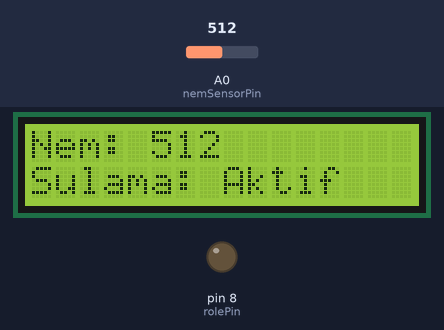
Bench run of a sketch on a simulated Arduino Uno, built with avr-gcc and run on an emulated ATmega328P. Parts: 16×2 character LCD, output pins drawn as LEDs (lit = HIGH). The test bench sets the inputs (shaded band); at power-on: A0 (nemSensorPin) = 512. What the sketch prints to the serial monitor is not drawn.

Above: at 1.7 s.
1.8 s: A0 (nemSensorPin) set to 891
At 3.4 s:
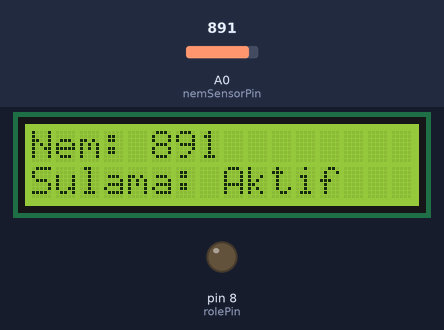
4.5 s: A0 (nemSensorPin) set to 913
At 5.9 s:
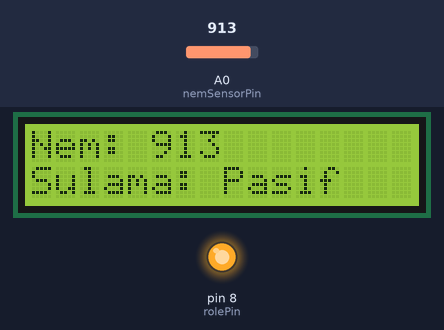
7.2 s: A0 (nemSensorPin) set to 900
At 9.6 s:
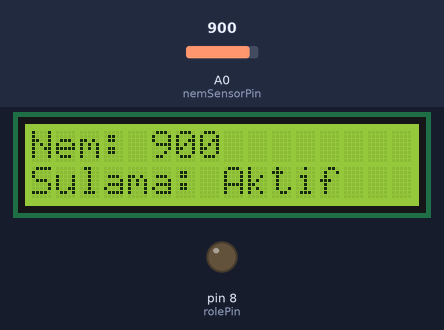
Timing chart, 0 to 11.1 s (numbered marks = the images above; inputs shaded):
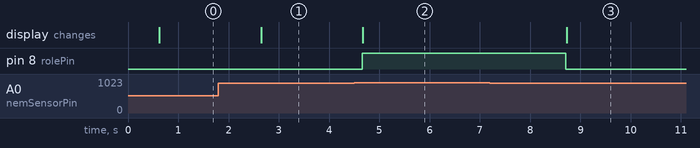

Measured:
- the behaviour switches between 905 and 906 on A0 (nemSensorPin) (found by bisection; images 1 and 2)
- after the input at 1.8 s, the display: changes after 0.85 s (image 1)
- after the input at 4.5 s, pin 8 (rolePin): LOW → HIGH after 0.16 s; the display: changes after 0.17 s (image 2)
- after the input at 7.2 s, pin 8 (rolePin): HIGH → LOW after 1.5 s; the display: changes after 1.5 s (image 3)

The sketch:

sketch_apr11a.ino
```cpp
//gerekli kütüphane tanımlamaları (ekran kütüphaneleri tanımları)
#include <Wire.h>
#include <LiquidCrystal_I2C.h>

// LCD ekran tanımı
LiquidCrystal_I2C lcd(0x27, 16, 2);

// Pin tanımları
const int nemSensorPin = A0; //nem sensörü pini
const int rolePin = 8;  //role pini

//nem sensörü değerleri
int nemDegeri = 0;  //nem sensöründen gelen değerin tutuldıuğu değişken
int nemEsik = 905;  //eşik değer tanımlaması bu değer altı motor çalışmaya başlar

void setup() {
  Serial.begin(9600); //pc üzerinde uygulamadan seri haberleşme başlatılır

  lcd.init();  //lcd ekran başlatılır
  lcd.backlight(); // arka ışık açılır
  lcd.setCursor(0,  0);  //lcd ekran 1, sütun tanımı
  lcd.print(" Sulama Sistemi"); //1. sutunda yazan yazı
  lcd.setCursor(0, 1);  //lcd ekran 2. sütun tanımı
  lcd.print(" Baslatiliyor..."); //2. sütunda yazan yazı

  delay(500); //0,5sn ekranda bu yazı gözükçek
  lcd.clear(); //ekranı temizleme işlemi bu kod ile sağlanıyor

  pinMode(rolePin, OUTPUT);   //rölepinini çıkış pini olarak tanımlar
  digitalWrite(rolePin, LOW); // Röleyi başlangıçta kapalı tutmak için low seçiyoruz

}

void loop() {
  nemDegeri = analogRead(nemSensorPin); //nemdeğerinin burda analog olarak okunması sağlanır.A0 pininden değer okunur
  Serial.print("Nem Degeri: "); //değer serial monitöre yazdırılır
  Serial.println(nemDegeri); //

  lcd.setCursor(0, 0); //lcd ekrandaki ilk sütun
  lcd.print("Nem: ");
  lcd.print(nemDegeri); // yukarı ve aşağıdaki kodlar ile nem değeri gözükmesi burda sağlanır.
  lcd.print("   ");

  if (nemDegeri > nemEsik) { //eğer toprak kuru ise (eşik değer üstünde ise)

    digitalWrite(rolePin, HIGH); //roleye bu kod ile sinyal gönderilir röle motoru çalıştıran kod budur
    lcd.setCursor(0, 1);
    lcd.print("Sulama: Pasif ");   //yukarıdaki kod ile de lcd ekranın 2. sütununda bu yazı yazar
  } else {  // toprak yaş ise (eşik değer altında ise )

    digitalWrite(rolePin, LOW); // roleye bu kod ile sinyal gönderilir ve röle motorunu çalıştırmayı durdurur
    lcd.setCursor(0, 1);
    lcd.print("Sulama: Aktif "); //yukarıdaki kod ile de lcd ekranın 2. sütununda bu yazı yazar
  }

  delay(2000); // 2 saniyede bir kontrol etme işlemini yapar(nem sensörü 2sn sonra tekrar değerleri  okumaya başlar)
}
```
